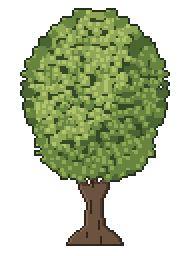
#> input picture prototype/pixel-farm/assets/oak/oak-96x128.png, 96 x 128 px (shown 2 times larger)
$ python oak-verify.py assets/oak/oak-96x128.png
#> lines starting #> are read from the running program, lines starting #| are printed output that depends on the picture
"""柳湾北侧林缘橡树的校验与验收图。

运行：python3 prototype/pixel-farm/oak-verify.py [--verify]
输入：prototype/pixel-farm/assets/oak/oak-96x128.png
输出：output/art-previews/oak/ 下的放大图、分档图、与垂柳同场图
     prototype/pixel-farm/assets/oak/oak-manifest.json

除了画布/锚点/色板这些常规项，这里多两条针对需求本身的判据：
1) 不许有垂条。垂柳的标志是冠底垂下一缕一缕的窄条，逐行数“不透明段数”就能分辨：
   团状树冠的底边每行只有 1~3 段，垂柳在同样高度有十几段。
2) 树干要看得见脚。树冠下沿到锚点之间必须有足够高的整段树干。
"""
from pathlib import Path
import json
import struct
import sys
from PIL import Image

SIZE = (96, 128)
ANCHOR = (48, 122)
ROOT = Path(__file__).resolve().parent
ASSETS = ROOT / 'assets' / 'oak'
PREVIEWS = ROOT.parents[1] / 'output' / 'art-previews' / 'oak'
PNG = ASSETS / 'oak-96x128.png'
SPRITE = ASSETS / 'oak-96x128.aseprite'
WILLOW = ROOT / 'assets' / 'willow' / 'willow-repaint.png'
GRASS = [ROOT / 'assets' / 'grass' / f'grass-lawn-{i}.png' for i in range(4)]

LEAF = ('#24301E', '#354927', '#4A6432', '#68853F', '#8FA855', '#AFC46C')
BARK = ('#33251A', '#4C3A2B', '#6B5340', '#7E674E')
PALETTE = LEAF + BARK


def hex_rgb(h):
    h = h.lstrip('#')
    return tuple(int(h[i:i + 2], 16) for i in (0, 2, 4))


def lum(c):
    return 0.299 * c[0] + 0.587 * c[1] + 0.114 * c[2]


def read_sprite_header():
    if not SPRITE.exists():
        return None
    d = SPRITE.read_bytes()
    magic, frames, w, h = struct.unpack_from('<HHHH', d, 4)
    depth = struct.unpack_from('<H', d, 12)[0]
    return {'magic_ok': magic == 0xA5E0, 'frames': frames, 'size': [w, h], 'color_depth': depth}


def runs_in_row(px, y, width):
    n = 0
    prev = False
    for x in range(width):
        cur = px[x, y][3] > 0
        if cur and not prev:
            n += 1
        prev = cur
    return n


def bbox_of(points):
    xs = [p[0] for p in points]
    ys = [p[1] for p in points]
    return min(xs), min(ys), max(xs), max(ys)


def build_previews(im):
    PREVIEWS.mkdir(parents=True, exist_ok=True)
    bg = Image.new('RGBA', im.size, (246, 240, 228, 255))
    bg.alpha_composite(im)
    flat = bg.convert('RGB')

    flat.resize((96 * 5, 128 * 5), Image.NEAREST).save(
        PREVIEWS / 'oak-5x.png', optimize=True)

    scales = (1, 2, 3)
    gap = 10
    ladder = Image.new('RGB', (sum(96 * k + gap for k in scales) + gap, 128 * 3 + gap * 2),
                       (246, 240, 228))
    x = gap
    for k in scales:
        r = flat.resize((96 * k, 128 * k), Image.NEAREST)
        ladder.paste(r, (x, 128 * 3 + gap - r.height))
        x += r.width + gap
    ladder.save(PREVIEWS / 'oak-scales.png', optimize=True)

    # 与垂柳同场：同比例并排，像素密度与树干尺度是否一致一眼看得出
    tiles = [Image.open(p).convert('RGBA') for p in GRASS if p.exists()]
    if tiles and WILLOW.exists():
        wilt = Image.open(WILLOW).convert('RGBA')
        fw, fh = 210, 140
        field = Image.new('RGBA', (fw, fh))
        for y in range(0, fh, 32):
            for x in range(0, fw, 32):
                field.alpha_composite(tiles[(x // 32 + y // 32) % len(tiles)], (x, y))
        field.alpha_composite(wilt, (8, fh - 6 - ANCHOR[1]))
        field.alpha_composite(im, (106, fh - 6 - ANCHOR[1]))
        out = Image.new('RGB', (fw * 3 + 12, fh * 2), (22, 26, 28))
        out.paste(field.convert('RGB'), (0, 0))
        out.paste(field.convert('RGB').resize((fw * 2, fh * 2), Image.NEAREST), (fw + 12, 0))
        out.save(PREVIEWS / 'oak-with-willow.png', optimize=True)


def main():
    verify = '--verify' in sys.argv
    if not PNG.exists():
        print('缺少 oak-96x128.png，先跑 oak.lua')
        return 1
    im = Image.open(PNG).convert('RGBA')
#> im is the input picture: PIL image 96x128 RGBA; mean R, G, B, A 50.3, 59.7, 30.9, 115.8
    px = im.load()
    problems = []

    if im.size != SIZE:
        problems.append(f'尺寸 {im.size}，应为 {SIZE}')
    alphas = sorted(c[1] for c in im.getchannel('A').getcolors())
#> alphas = [0, 255]
    if alphas != [0, 255]:
        problems.append(f'alpha 取值 {alphas}')

    allowed = {hex_rgb(v) + (255,) for v in PALETTE}
    counts = {}
    leaf_pts, bark_pts, all_pts = [], [], []
    for x in range(SIZE[0]):
        for y in range(SIZE[1]):
            c = px[x, y]
            if not c[3]:
                continue
            counts[c] = counts.get(c, 0) + 1
            all_pts.append((x, y))
            if c[3] and c[:3] in {hex_rgb(v) for v in LEAF}:
                leaf_pts.append((x, y))
            else:
                bark_pts.append((x, y))
            if c not in allowed:
                problems.append(f'色板外的颜色 {c} @({x},{y})')
                break
#> after the loop, all_pts = 5578 pairs, first value 10 to 84, second value 4 to 122; bark_pts = 498 pairs, first value 33 to 61, second value 89 to 122; counts = 10 items; leaf_pts = 5080 pairs, first value 10 to 84, second value 4 to 90; problems = []

    total = sum(counts.values())
#> total = 5578
    x0, y0, x1, y1 = bbox_of(all_pts)
#> in bbox_of, `xs = [p[0] for p in points]`: xs = 5578 values from 10 to 84
#> in bbox_of, `ys = [p[1] for p in points]`: ys = 5578 values, max 122 at index 1387, min 4 at index 1651, mean 53.11
#> x0 = 10; y0 = 4; x1 = 84; y1 = 122
    w, h = x1 - x0 + 1, y1 - y0 + 1
#> w = 75; h = 119
    # 冠宽没写死在需求里，只要求竖向聚团；星露谷那棵橡树的冠高宽比约 2.5，
    # 这里 67×119 是 1.8，比它宽一点，仍在“竖椭圆”的范围内
    if not 58 <= w <= 90:
        problems.append(f'整件宽 {w}，应在 58~90')
    if not 100 <= h <= 120:
        problems.append(f'整件高 {h}，应在 100~120')
    if y1 != ANCHOR[1]:
        problems.append(f'最底行 y={y1}，锚点要求 {ANCHOR[1]}')
    if abs((x0 + x1) / 2 - ANCHOR[0]) > 4:
        problems.append(f'包围盒中心 x={(x0 + x1) / 2:.1f} 偏离锚点')
    run = 0
    if all((ANCHOR[0], ANCHOR[1]) == p for p in [(ANCHOR[0], ANCHOR[1])]) and px[ANCHOR][3]:
        xa = ANCHOR[0]
        while (xa - 1, ANCHOR[1]) in set(all_pts):
            xa -= 1
#> this loop made 15 passes
#> xa on passes 1 to 12: 47, 46, 45, 44, 43, 42, 41, 40, 39, 38, 37, 36
#> after the loop, xa = 33
        xb = ANCHOR[0]
        while (xb + 1, ANCHOR[1]) in set(all_pts):
            xb += 1
#> this loop made 13 passes
#> after the loop, xb = 61
        run = xb - xa + 1
#> run = 29
    if run < 6:
        problems.append(f'接地只有 {run} 像素连成一段')

    # 连通
    seen = set()
    comps = 0
    pts = set(all_pts)
#> pts = 5578 items
    for p in pts:
        if p in seen:
            continue
        comps += 1
        stack = [p]
        seen.add(p)
        while stack:
            cx, cy = stack.pop()
            for dx, dy in ((1, 0), (-1, 0), (0, 1), (0, -1)):
                q = (cx + dx, cy + dy)
                if q in pts and q not in seen:
                    seen.add(q)
                    stack.append(q)
#> this loop made 5578 passes
#> p on passes 2 to 4: (29, 32), (48, 45), (50, 91)
#> after the loop, comps = 1; seen = 5578 items
    if comps != 1:
        problems.append(f'分成 {comps} 块')

    # 叶与皮
    leaf_px = len(leaf_pts)
#> leaf_px = 5080
    bark_px = len(bark_pts)
#> bark_px = 498
    if leaf_px / total < 0.68:
        problems.append(f'叶量只占 {leaf_px / total:.3f}')
    if bark_px < 400:
        problems.append(f'树干只有 {bark_px} 像素，读不出尺度')

    def share(keys):
        return sum(counts.get(hex_rgb(k) + (255,), 0) for k in keys) / max(1, leaf_px)

    hi_lit = share((LEAF[4], LEAF[5]))
#> hi_lit = 0.438
    deep = share((LEAF[0], LEAF[1]))
#> deep = 0.154
    if hi_lit < 0.12:
        problems.append(f'受光叶只占 {hi_lit:.3f}')
    if deep < 0.15:
        problems.append(f'深绿及更深只占 {deep:.3f}')

    # 不许有垂条：冠底逐行数不透明段数
    lx0, ly0, lx1, ly1 = bbox_of(leaf_pts)
#> lx0 = 10; ly0 = 4; lx1 = 84; ly1 = 90
    canopy_h = ly1 - ly0 + 1
#> canopy_h = 87
    low_rows = [ly0 + int(canopy_h * f) for f in (0.70, 0.80, 0.90)]
#> low_rows = [64, 73, 82]
    low_runs = [runs_in_row(px, y, SIZE[0]) for y in low_rows]
#> low_runs = [1, 1, 1]
    if max(low_runs) > 4:
        problems.append(f'冠底每行段数 {low_runs}，超过 4 段就是在垂条了')

    # 树干脚：树冠下沿到锚点之间要有整段树干
    foot = ANCHOR[1] - ly1
#> foot = 32
    if foot < 25:
        problems.append(f'冠下树干只有 {foot} 行，看不到脚')
    trunk_col = sum(1 for y in range(ly1 + 4, ANCHOR[1] + 1)
                    if px[ANCHOR[0], y][3] and px[ANCHOR[0], y][:3] in {hex_rgb(v) for v in BARK})
#> trunk_col = 29
    if trunk_col < 25:
        problems.append(f'中线上的树干只有 {trunk_col} 行')

    header = read_sprite_header()
    if header is None:
        problems.append('缺少 .aseprite 源文件')
    elif not header['magic_ok'] or header['frames'] != 1 or header['size'] != list(SIZE) \
            or header['color_depth'] != 8:
        problems.append(f'.aseprite 头不符：{header}')

    build_previews(im)
#> in build_previews, `bg = Image.new('RGBA', im.size, (246, 240, 228, 255))`:
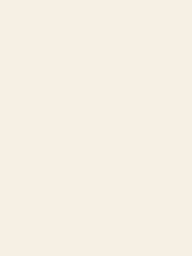
#> bg: PIL image 96x128 RGBA (shown 2 times larger); mean R, G, B, A 246, 240, 228, 255
#> in build_previews, `bg.alpha_composite(im)`:
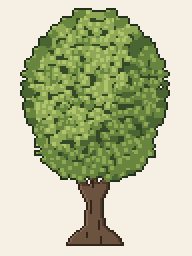
#> bg: PIL image 96x128 RGBA (shown 2 times larger); mean R, G, B, A 184.7, 190.8, 155.4, 255
#> in build_previews, `flat.resize((96 * 5, 128 * 5), Image.NEAREST).save( PREVIEWS / 'oak-5x..`:
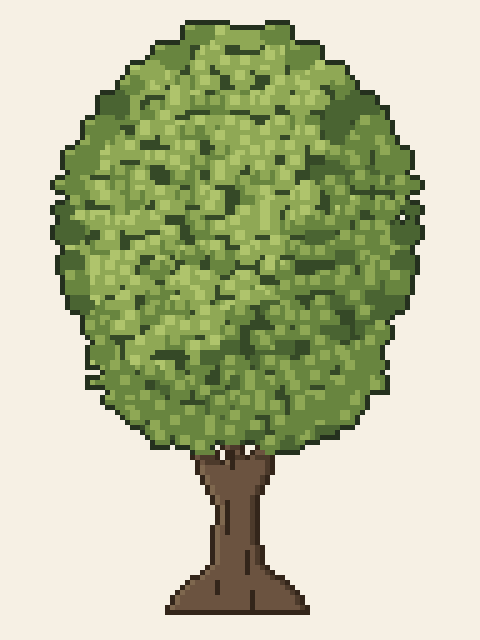
#> saved as oak-5x.png: PIL image 480x640 RGB; mean R, G, B 184.7, 190.8, 155.4
#> in build_previews, `ladder = Image.new('RGB', (sum(96 * k + gap for k in scales) + gap, 12..`:
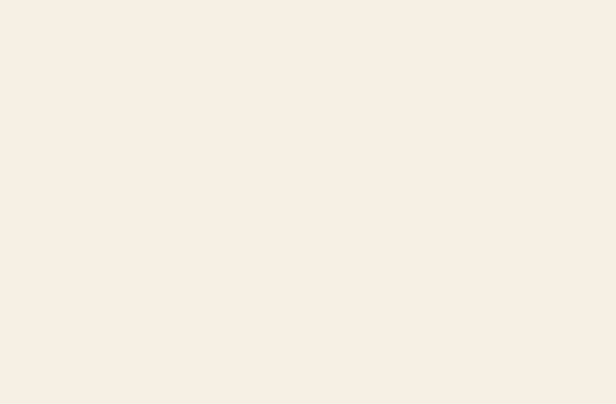
#> ladder: PIL image 616x404 RGB; mean R, G, B 246, 240, 228
#> after the loop in build_previews, `for k in scales:`:
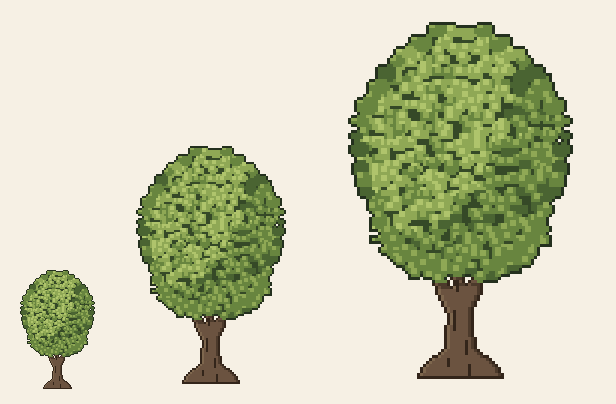
#> ladder: PIL image 616x404 RGB; mean R, G, B 203.6, 206, 177.8
#> after the loop in build_previews, `for k in scales:`: x = 616

    manifest = {
        'size': list(SIZE),
        'anchor': list(ANCHOR),
        'view': '固定俯视微倾，左上受光',
        'source': 'oak.lua（Aseprite 索引色）',
        'palette': {'leaf': LEAF, 'bark': BARK},
        'bbox': [x0, y0, x1, y1],
        'canopy_bbox': [lx0, ly0, lx1, ly1],
        'opaque': total,
        'leaf_px': leaf_px,
        'bark_px': bark_px,
        'leaf_share': {'hi_lit': round(hi_lit, 3), 'deep': round(deep, 3)},
        'low_row_runs': low_runs,
        'trunk_foot_rows': foot,
        'aseprite': header,
    }
    (ASSETS / 'oak-manifest.json').write_text(
        json.dumps(manifest, ensure_ascii=False, indent=2) + '\n', encoding='utf-8')

    print(f'包围盒 {w}×{h}（x {x0}..{x1} y {y0}..{y1}），底行 y={y1}，接地 {run} 像素')
#| 包围盒 75×119（x 10..84 y 4..122），底行 y=122，接地 29 像素
    print(f'叶 {leaf_px} / 皮 {bark_px}，受光 {hi_lit:.3f}、深绿 {deep:.3f}，'
          f'冠底行段数 {low_runs}，冠下树干 {foot} 行')
#| 叶 5080 / 皮 498，受光 0.438、深绿 0.154，冠底行段数 [1, 1, 1]，冠下树干 32 行

    if verify:
        if problems:
            print('校验失败：')
            for p in problems:
                print(' -', p)
            return 1
        print('校验通过')
    return 0


if __name__ == '__main__':
    sys.exit(main())
#> (the program exits here)
